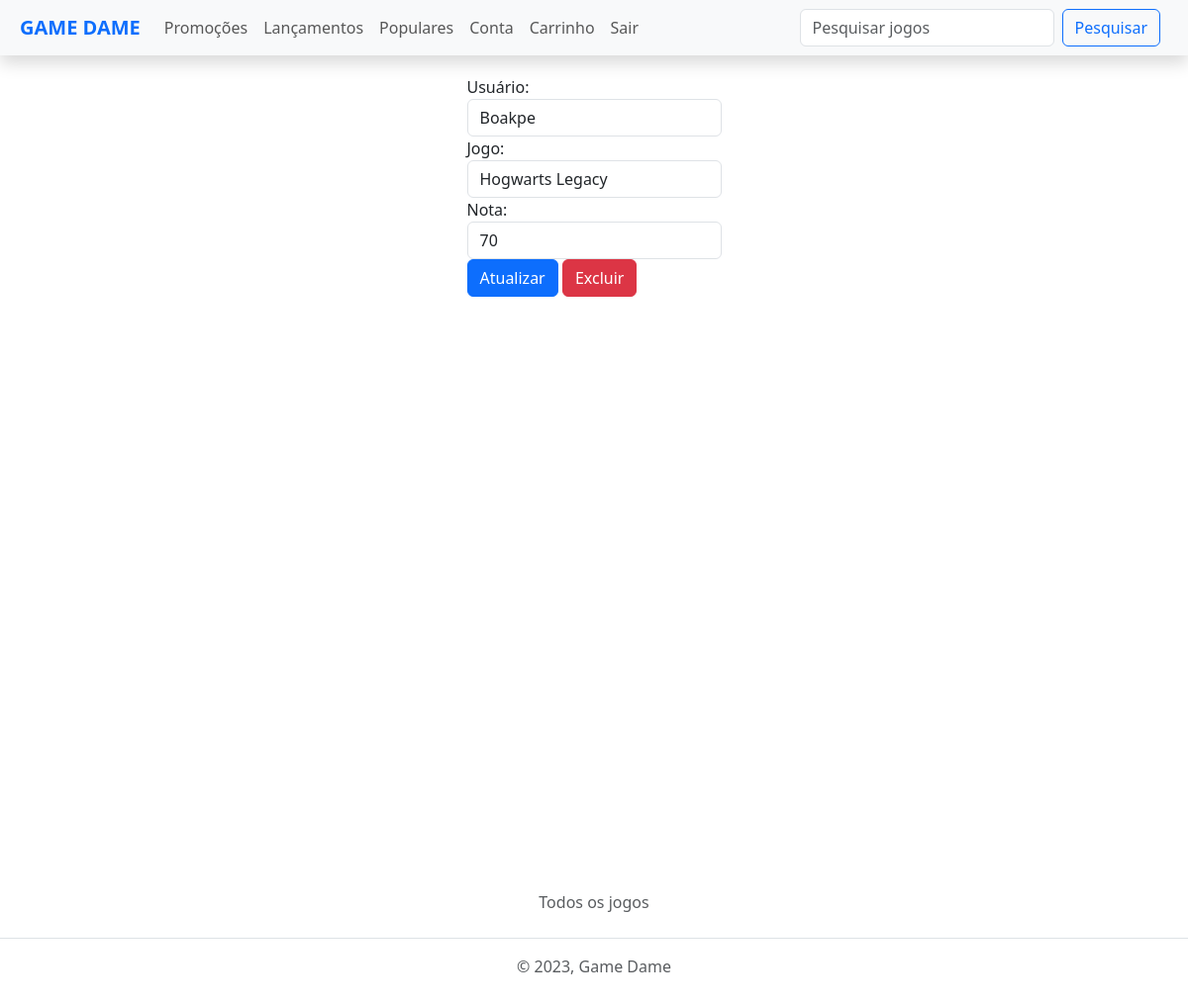
Page /rating/3 (signed in) on the committed database.
### games/models.py (models this page shows, shortened)
class Rating(models.Model):
    user = models.ForeignKey(get_user_model(), on_delete=models.CASCADE)
    game = models.ForeignKey(Game, on_delete=models.CASCADE)
    created_at = models.DateTimeField(auto_now_add=True)
    updated_at = models.DateTimeField(auto_now=True)
    rating = models.PositiveSmallIntegerField(default=0)

class Game(models.Model):
    title = models.CharField(max_length=100)
    description = models.TextField()
    price = models.DecimalField(max_digits=10, decimal_places=2)
    promotion = models.DecimalField(
        max_digits=5, decimal_places=2, null=True, blank=True)
    cover_image = models.ImageField(upload_to='static/images')
    created_at = models.DateTimeField(auto_now_add=True)
    updated_at = models.DateTimeField(auto_now=True)
    copies_sold = models.IntegerField(default=0)
    release_date = models.DateTimeField(null=True)

### games/views.py (the view)
# urls.py: path('rating/<int:rating_id>', views.rating_item , name = "rating_item"),
@login_required
def rating_item(request, rating_id):
    rating = get_object_or_404(Rating, pk=rating_id)
    return render(request, 'games/rating.html', {'rating': rating})

### games/templates/games/rating.html (shortened to what this page needs)
{% extends 'base.html' %}
{% block content %}
    <div class="d-flex justify-content-center" style="height: 100vh;">
        <form method="post" action="{% url 'update-rating' rating.id%}">
            <div class="form-group">
                <label for="user">Usuário:</label>
                <input type="text" class="form-control" id="user" name="user" value="{{ rating.user.username }}">
            </div>
            <div class="form-group">
                <label for="game">Jogo:</label>
                <input type="text" class="form-control" id="game" name="game" value="{{ rating.game.title }}">
            </div>
            <div class="form-group">
                <label for="rating">Nota:</label>
                <input type="number" class="form-control" id="rating" name="rating" min="0" max="100" value="{{ rating.rating }}">
            </div>
            <div class="form-group">
                <button type="submit" class="btn btn-primary mr-2">Atualizar</button>
                <a href="{% url 'delete-rating' rating.id %}" class="btn btn-danger">Excluir</a>
            </div>
        </form>
    </div>
{% endblock %}

### rows in the picture
Rating: user "Boakpe", game "Hogwarts Legacy", rating "70"
